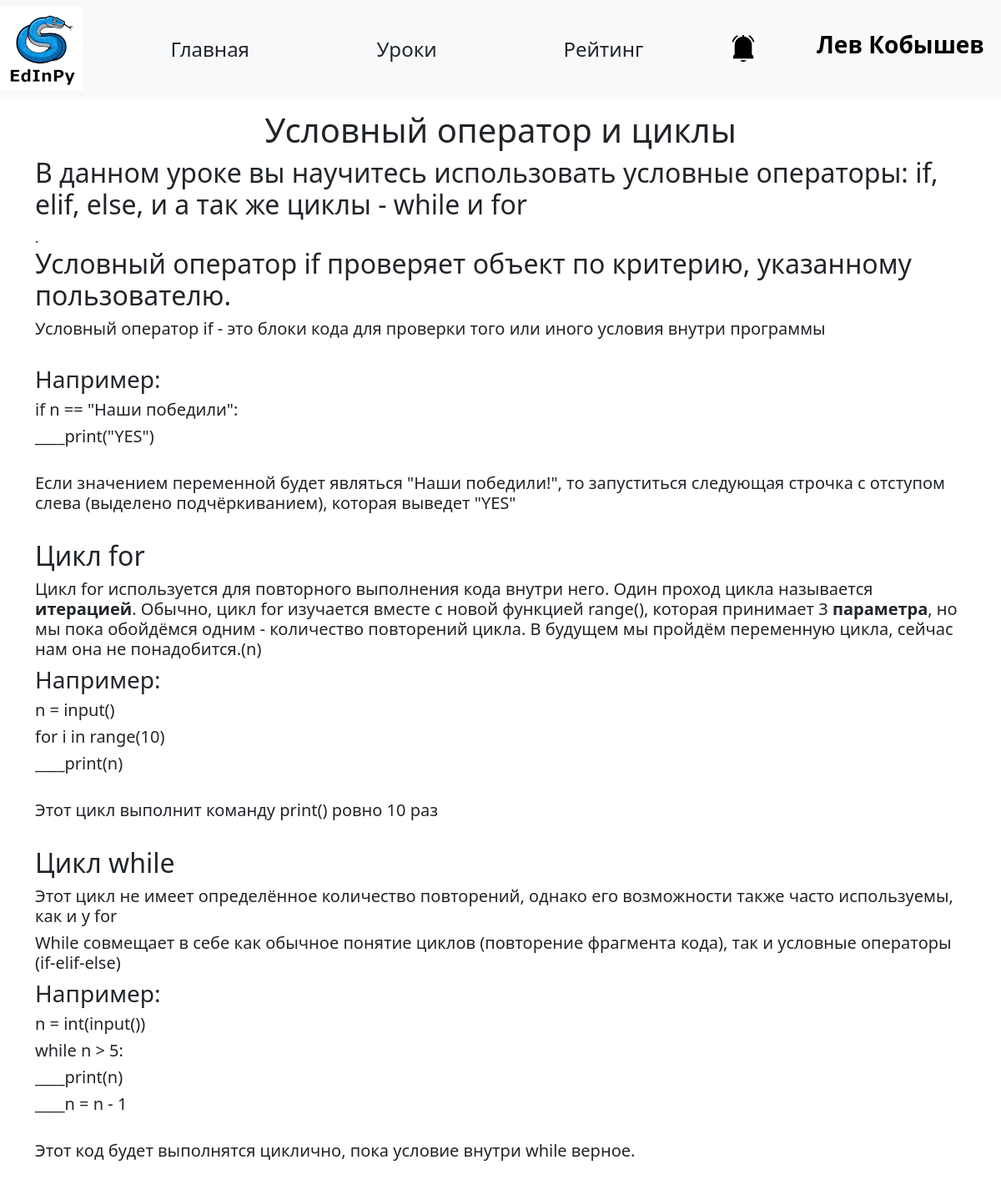
Page /books/2 (signed in) on the committed database.
### data/students.py (models this page shows, shortened)
class Student(SqlAlchemyBase, UserMixin, SerializerMixin):
    __tablename__ = 'students'
    id = sqlalchemy.Column(sqlalchemy.Integer, primary_key=True, autoincrement=True)
    name = sqlalchemy.Column(sqlalchemy.String, nullable=True)
    surname = sqlalchemy.Column(sqlalchemy.String, nullable=True)
    age = sqlalchemy.Column(sqlalchemy.Integer, nullable=True)
    email = sqlalchemy.Column(sqlalchemy.String, index=True, unique=True, nullable=False)
    hashed_password = sqlalchemy.Column(sqlalchemy.String, nullable=False)
    completed_tasks = sqlalchemy.Column(sqlalchemy.Integer, default=0)
    teacher_id = sqlalchemy.Column(sqlalchemy.Integer, sqlalchemy.ForeignKey("teachers.id"))
    teacher = orm.relationship('Teacher', back_populates='student')
    task = orm.relationship('Solution', back_populates='student')
    image_name = sqlalchemy.Column(sqlalchemy.Text, nullable=True, unique=True)
    def has_notifications(self):
        with create_session() as db_sess:
            result = db_sess.query(StudentNotification).filter(StudentNotification.student_id == current_user.id,
                                                               StudentNotification.is_read == False).first()
            return result is not None
    def get_type(self):
        return USER_STUDENT

### data/lesson_books.py (models this page shows)
class LessonBook(SqlAlchemyBase, SerializerMixin):
    __tablename__ = 'lesson_books'
    id = sqlalchemy.Column(sqlalchemy.Integer, primary_key=True, autoincrement=True)
    title = sqlalchemy.Column(sqlalchemy.String)
    description = sqlalchemy.Column(sqlalchemy.String)
    lesson_id = sqlalchemy.Column(sqlalchemy.Integer, sqlalchemy.ForeignKey("lessons.id"), nullable=False)
    paragraphs = orm.relationship('LessonBookParagraph', backref='lesson_books', passive_deletes=True)

### data/lesson_book_paragraphs.py (models this page shows)
class LessonBookParagraph(SqlAlchemyBase, SerializerMixin):
    __tablename__ = 'lesson_book_paragraphs'
    id = sqlalchemy.Column(sqlalchemy.Integer, primary_key=True, autoincrement=True)
    type = sqlalchemy.Column(sqlalchemy.String, nullable=False)
    content = sqlalchemy.Column(sqlalchemy.String)
    position = sqlalchemy.Column(sqlalchemy.Integer, nullable=False)
    lesson_book_id = sqlalchemy.Column(sqlalchemy.Integer, sqlalchemy.ForeignKey("lesson_books.id", ondelete='CASCADE'),
                                       nullable=False)

### main.py (the view)
@app.route("/books/<int:book_id>")
def show_book(book_id):
    with db_session.create_session() as db_sess:
        book = db_sess.query(LessonBook).filter(LessonBook.id == book_id).first()
        book.paragraphs.sort(key=lambda x: x.position)  # для подгрузки разделов
        if not book:
            return redirect('/lessons')
        is_admin = current_user.__class__ == Admin
        return render_template(f'lesson_book.html', book=book, is_admin=is_admin,
                               PARAGRAPH_TYPE_IMAGE=PARAGRAPH_TYPE_IMAGE, PARAGRAPH_TYPE_TEXT=PARAGRAPH_TYPE_TEXT)

### data/db_session.py (called while the page is built)
def create_session() -> Session:
    global __factory
    return __factory()

### main.py (called while the page is built)
@login_manager.user_loader
def load_user(id):
    s = id.split("|")
    if len(s) != 2:
        return None
    id, cl = s
    if cl not in USER_CLASSES:
        return None
    with db_session.create_session() as db_sess:
        return Session.get(entity=USER_CLASSES[cl], ident=id, self=db_sess)  # создание сессии

### templates/lesson_book.html
{% extends "base.html" %} {% block content %}
<h1>{{ book.title }}</h1>
{% if book.paragraphs %}
{% for paragraph in book.paragraphs %}
{% if paragraph.type == PARAGRAPH_TYPE_TEXT %}
{{ paragraph.content | safe}}
{% elif paragraph.type == PARAGRAPH_TYPE_IMAGE %}
<img src="/static/upload/{{ paragraph.content }}"/>
{% endif %}
<br>
{% endfor %}
{% endif %}
{% endblock %}

### templates/base.html (shortened to what this page needs)
<!doctype html>
<html lang="en">
<head>
    <link href="https://cdn.jsdelivr.net/npm/bootstrap@5.3.3/dist/css/bootstrap.min.css" rel="stylesheet"
>
    <link rel="stylesheet" href="../static/css/style.css">
</head>
<body>
<header>
    <nav class="navbar navbar-light bg-light d-flex bd-highlight mb-3">
        <a href="/"><img src="{{url_for('static', filename='edinpy.png')}}"/></a>
        <a href="/" type="button" class="btn main_page">Главная</a>
        <a href="/lessons" type="button" class="btn lessons">Уроки</a>
        <a href="/rating" type="button" class="btn rating">Рейтинг</a>
        {% if current_user.is_authenticated %}
        {% if current_user.get_type() in ["student", "teacher"] %}
        {% if current_user.has_notifications() %}
        <a href="/notifications"><img src="{{ url_for('static', filename='bell_black.png') }}" width=32px
                                      height=32px></a>
        {% else %}
        <a href="/notifications"><img src="{{ url_for('static', filename='bell_white.png') }}" width=32px
                                      height=32px></a>
        {% endif %}
        {% endif %}
        <a class="navbar-brand p-1 bd-highlight" href="/profile"><h3><b>{{ current_user.name }} {{ current_user.surname
            }}</b></h3></a>
        {% endif %}
    </nav>
</header>
<main role="main" class="container">
    {% block content %}{% endblock %}
</main>
</body>
</html>

### static/css/style.css (style rules this page uses)
h1 { text-align: center; }

### templates/base.html (style rules this page uses)
nav a.main_page { width: 7em; height: 2em; font-size: 150%; }
nav a.lessons { width: 7em; height: 2em; font-size: 150%; }
nav a.rating { width: 7em; height: 2em; font-size: 150%; }

### rows in the picture
Student: name "Лев", surname "Кобышев"
LessonBook: title "Условный оператор и циклы"
LessonBookParagraph: content "В данном уроке вы научитесь использовать условные операторы: if, elif, else, и а так же циклы - while и for ."
LessonBookParagraph: content "Условный оператор if проверяет объект по критерию, указанному пользователю. Условный оператор if - это блоки кода для проверки того или иного условия внутри программы Например: if n == \"Наши победили\": ____print(\"YES\") Если значением переменной будет являться \"Наши победили!\", то запуститься следующая строчка с отступом слева (выделено подчёркиванием), которая выведет \"YES\""
LessonBookParagraph: content "Цикл for Цикл for используется для повторного выполнения кода внутри него. Один проход цикла называется итерацией . Обычно, цикл for изучается вместе с новой функцией range(), которая принимает 3 параметра , но мы пока обойдёмся одним - количество повторений цикла. В будущем мы пройдём переменную цикла, сейчас нам она не понадобится.(n) Например: n = input() for i in range(10) ____print(n) Этот цикл выполнит команду print() ровно 10 раз Цикл while Этот цикл не имеет определённое количество повторений, однако его возможности также часто используемы, как и у for While совмещает в себе как обычное понятие циклов (повторение фрагмента кода), так и условные операторы (if-elif-else) Например: n =…"
